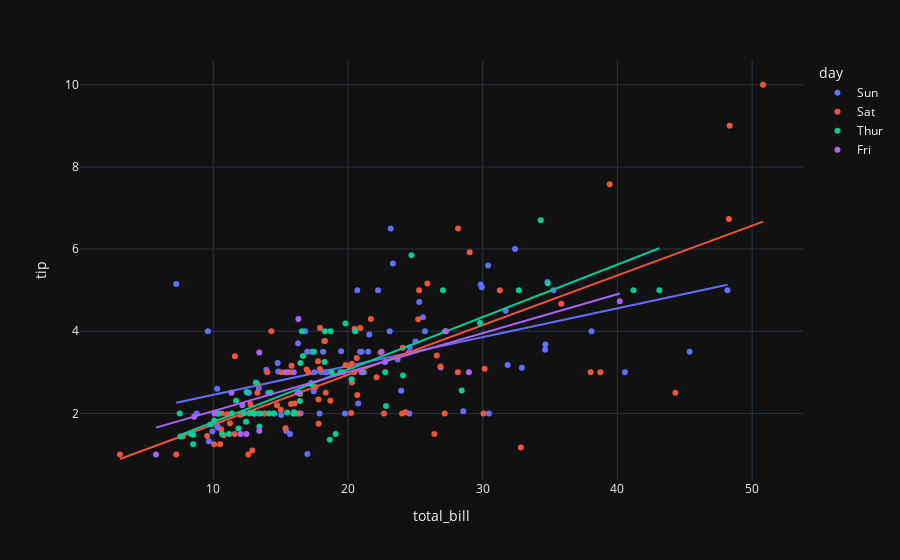

Notebook code for this chart:
### Markdown cell above
Rather than fitting a higher dimensional (more parameters) model, we can also sometimes simply build visualizations on specific subpopulations.

### Code cell
px.scatter(data, x = "total_bill", y =  "tip", color = "day", trendline = "ols")
